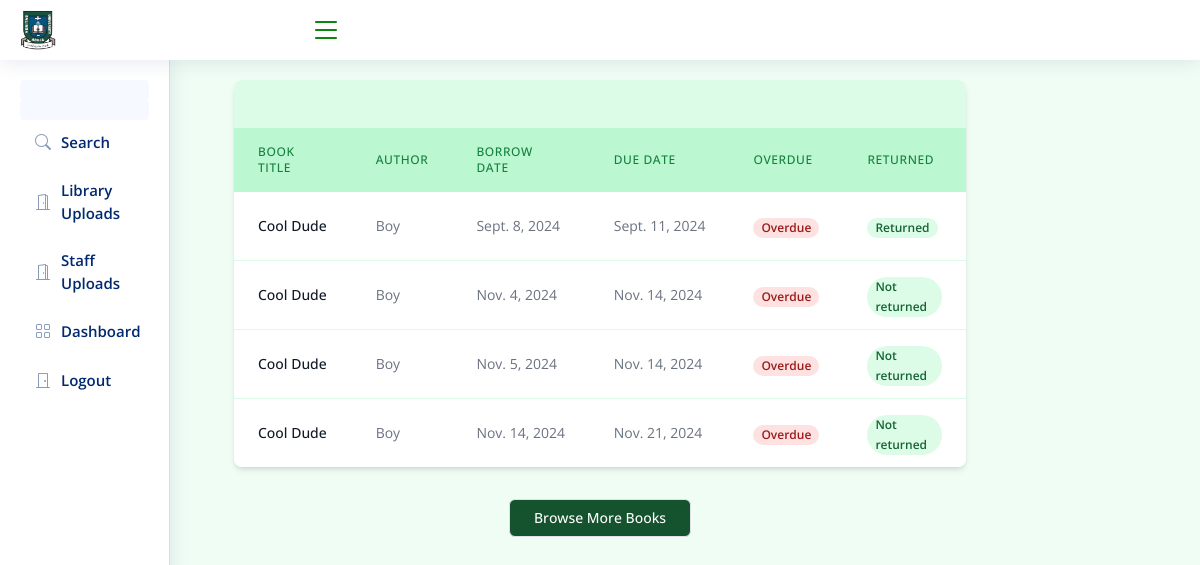
/student_dashboard/ (signed in), run on the app's committed database.
### books/models.py (models this page shows, shortened)
class Borrowed_Book(models.Model):
    Book=models.ForeignKey(Book,on_delete=models.CASCADE, default=1)
    User = models.ForeignKey(User, on_delete=models.CASCADE, null=True,blank=True)
    Borrowed_Date=models.DateField(default=datetime.datetime.today)
    Return_Date=models.DateField(default=datetime.datetime.today)
    Returned=models.BooleanField(default=False)
    Overdue=models.BooleanField(default=False)
    def __str__(self):
        return self.Book.Title

class Book(models.Model):
    Title=models.CharField(max_length=100)
    Author=models.CharField(max_length=100)
    Category=models.CharField(max_length=100, choices=[
    ("A", "General Works"),
    ("B", "Philosophy, Psychology, Religion"),
    ("C", "Auxiliary Sciences of History"),
    ("D", "World History and History of Europe, Asia, Africa, Australia, New Zealand, etc."),
    ("E", "History of America"),
    ("F", "History of the Americas"),
    ("G", "Geography, Anthropology, and Recreation"),
    ("H", "Social Sciences"),
    ("J", "Political Science"),
    ("K", "Law"),
    ("K", "Journals and reference books"),
    ("KA", "Jurisprudence"),
    ("KB", "General and comparative law"),
    ("KC", "International law"),
    ("KD", "Religious legal systems"),
    ("KE", "Ancient and medieval law"),
    ("KF-KN", "Common law"),
    ("KF", "British Isles"),
    ("KG", "Canada, US, West Indies"),
    ("KH", "Australia, New Zealand"),
    ("KL", "General"),
    ("KM", "Public law"),
    ("KN", "Private law"),
    ("KP", "Preferred jurisdiction"),
    ("KR", "Africa"),
    ("KS", "Latin America"),
    ("KT", "Asia and Pacific"),
    ("KV", "Europe"),
    ("KW", "European Community Law (alternative)"),
    ("KZ", "Non-legal subjects"),
    ("L", "Education"),
    ("M", "Music"),
    ("N", "Fine Arts"),
    ("P", "Language and Literature"),
    ("Q", "Science"),
    ("R", "Medicine"),
    ("S", "Agriculture"),
    ("T", "Technology"),
    ("U", "Military Science"),
    ("V", "Naval Science"),
    ("Z", "Bibliography, Library Science, and General Information Resources")
], default="Science")
    Year_Released=models.IntegerField()
    Edition=models.CharField(max_length=10)
    Shelf_Number=models.CharField(max_length=20)
    ISBN_Number=models.CharField(max_length=13, default="0000000000000",null=True)
    Number_of_Copies=models.DecimalField(max_digits=100,decimal_places=1)

### core/views.py (the view)
# urls.py: path("student_dashboard/", student_dashboard_page, name="student_dashboard_page"),
def student_dashboard_page(request):
    current_date = timezone.now().date()
    books = Borrowed_Book.objects.filter(User__id=request.user.id)
    for book in books:
        if book.Return_Date < current_date:
            print("fff")
            book.Overdue = True
            book.save()
        else:
            book.Overdue = False
            book.save()
    books=Borrowed_Book.objects.filter(User__id=request.user.id)
    profile = Profile.objects.get(user__id=request.user.id)
    print(books)
    print("hey")
    return render(request, "core/student_dashboard.html", {"books":books, "profile":profile})

### core/templates/core/student_dashboard.html (shortened to what this page needs)
{% load static %}
{% load static tailwind_tags %}
<!DOCTYPE html>
<html lang="en">
<head>
  <link href="{% static "vendor/bootstrap/css/bootstrap.min.css" %}" rel="stylesheet">
  <link href="{% static "vendor/bootstrap-icons/bootstrap-icons.css" %}" rel="stylesheet">
  <link href="{% static "vendor/boxicons/css/boxicons.min.css" %}" rel="stylesheet">
  <link href="{% static "css/dist/style.css" %}" rel="stylesheet">
  {% tailwind_css %}
  {% tailwind_css %}
</head>
  <body class="bg-green-50">
    {% load static %}
          {% block content %}
     <header id="header" class="header fixed-top d-flex align-items-center">
       <div class="d-flex align-items-center justify-content-between">
         <a href="{% url "student_dashboard_page" %}" class="logo d-flex align-items-center">
           <img src="{% static "image/Veritas-University-removebg-preview.png" %}" alt="veritas">
          </a>   <i class="bi bi-list toggle-sidebar-btn " style="color: green;"></i>
       </div>
       <nav class="header-nav ms-auto">
         <ul class="d-flex align-items-center">
            <a class="nav-link nav-profile d-flex align-items-center">
                <span class="">Welcome {{profile.user.username}}</span>
         </ul>
       </nav>
     </header>
     <aside id="sidebar" class="sidebar  h-100">
       <ul class="sidebar-nav" id="sidebar-nav">
           <li class="nav-item">
               <a class="nav-link collapsed" href="{% url "student_home_page" %}">
                 <i class="bi bi-search"></i>
                 <span>Search</span>
               </a>
             </li>
             <li class="nav-item">
              <a class="nav-link collapsed" href="{% url "lib_material_view_page" %}">
                <i class="bi bi-door-open"></i>
                <span>Library Uploads</span>
              </a>
            </li>
             <li class="nav-item">
              <a class="nav-link collapsed" href="{% url "student_material_view_page" %}">
                <i class="bi bi-door-open"></i>
                <span>Staff Uploads</span>
              </a>
            </li>
         <li class="nav-item">
           <a class="nav-link collapsed" href="{% url "student_dashboard_page" %}">
             <i class="bi bi-grid"></i>
             <span>Dashboard</span>
           </a>
         </li>
         <li class="nav-item">
            <a class="nav-link collapsed" href="{% url "logout" %}">
              <i class="bi bi-door-closed"></i>
              <span>Logout</span>
            </a>
          </li>
       </ul>
     </aside>
    <div class="min-h-screen bg-green-50">
        <div class="container mx-auto px-4 py-8">
            <div class="bg-white w-75 mt-5 m-auto rounded-lg shadow-md overflow-hidden">
                <h2 class="text-xl font-semibold text-green-800 p-6 bg-green-100"></h2>
                <div class="overflow-x-auto">
                    <table class="w-full table-responsive ">
                        <thead class="bg-green-200">
                            <tr>
                                <th class="px-6 py-3 text-left text-xs font-medium text-green-700 uppercase tracking-wider">Book Title</th>
                                <th class="px-6 py-3 text-left text-xs font-medium text-green-700 uppercase tracking-wider">Author</th>
                                <th class="px-6 py-3 text-left text-xs font-medium text-green-700 uppercase tracking-wider">Borrow Date</th>
                                <th class="px-6 py-3 text-left text-xs font-medium text-green-700 uppercase tracking-wider">Due Date</th>
                                <th class="py-3 px-4 text-left text-xs font-medium text-green-700 uppercase tracking-wider">Overdue</th>
                                <th class="py-3 px-4 text-left text-xs font-medium text-green-700 uppercase tracking-wider">Returned</th>
                            </tr>
                        </thead>
                        <tbody class="bg-white divide-y divide-green-100">
                            {% for borrow in books %}
                            <tr>
                                <td class="px-6 py-4 whitespace-nowrap text-sm font-medium text-gray-900">{{ borrow.Book.Title }}</td>
                                <td class="px-6 py-4 whitespace-nowrap text-sm text-gray-500">{{ borrow.Book.Author }}</td>
                                <td class="px-6 py-4 whitespace-nowrap text-sm text-gray-500">{{ borrow.Borrowed_Date }}</td>
                                <td class="px-6 py-4 whitespace-nowrap text-sm text-gray-500">{{ borrow.Return_Date }}</td>
                                <td class="py-2 px-4">     {% if borrow.Overdue %}
                                    <span class="px-2 inline-flex text-xs leading-5 font-semibold rounded-full bg-red-100 text-red-800">Overdue</span>
                                {% else %}
                                    <span class="px-2 inline-flex text-xs leading-5 font-semibold rounded-full bg-green-100 text-green-800">On Time</span>
                                {% endif %}</td>
                                <td class="py-2 px-4">
                                        {% if borrow.Returned %}
                                    <span class="px-2 inline-flex text-xs leading-5 font-semibold rounded-full bg-green-100 text-green-800">Returned</span>
                                {% else %}
                                    <span class="px-2 inline-flex text-xs leading-5 font-semibold rounded-full bg-green-100 text-green-800">Not returned</span>
                                {% endif %}</td>
                            </tr>
                            {% endfor %}
                        </tbody>
                    </table>
                </div>
            </div>
            <div class="mt-8 text-center">
                <a href="{% url "student_home_page" %}" class="inline-flex items-center px-4 py-2 border border-transparent text-sm font-medium rounded-md text-white bg-green-900 hover:bg-green-700 focus:outline-none focus:ring-2 focus:ring-offset-2 focus:ring-green-500">
                    Browse More Books
                </a>
            </div>
        </div>
    </div>
    {% endblock %}
</body>
</html>

### core/templates/core/student_dashboard.html (style rules this page uses)
body { background-color: #f9f9f9; color: #333; }
.header { background-color: #FFF; color: #fff; }
.header .logo img { max-height: 40px; }
.header .nav-link { color: #fff; }
.nav-profile span { color: #fff; margin-right: 15px; }
.sidebar { background-color: #fff; border-right: 1px solid #ddd; width:170px; height:fit-content; }
.sidebar .nav-link { color: #333; }
.sidebar .nav-link i { color: #28a745; }

### data on the page
Borrowed_Book: Book.Title "Cool Dude", Book.Author "Boy", Borrowed_Date "Sept. 8, 2024", Return_Date "Sept. 11, 2024", Overdue "Overdue", Returned "Returned"
Borrowed_Book: Book.Title "Cool Dude", Book.Author "Boy", Borrowed_Date "Nov. 4, 2024", Return_Date "Nov. 14, 2024", Overdue "Overdue", Returned "Not returned"
Borrowed_Book: Book.Title "Cool Dude", Book.Author "Boy", Borrowed_Date "Nov. 5, 2024", Return_Date "Nov. 14, 2024", Overdue "Overdue", Returned "Not returned"
Borrowed_Book: Book.Title "Cool Dude", Book.Author "Boy", Borrowed_Date "Nov. 14, 2024", Return_Date "Nov. 21, 2024", Overdue "Overdue", Returned "Not returned"
